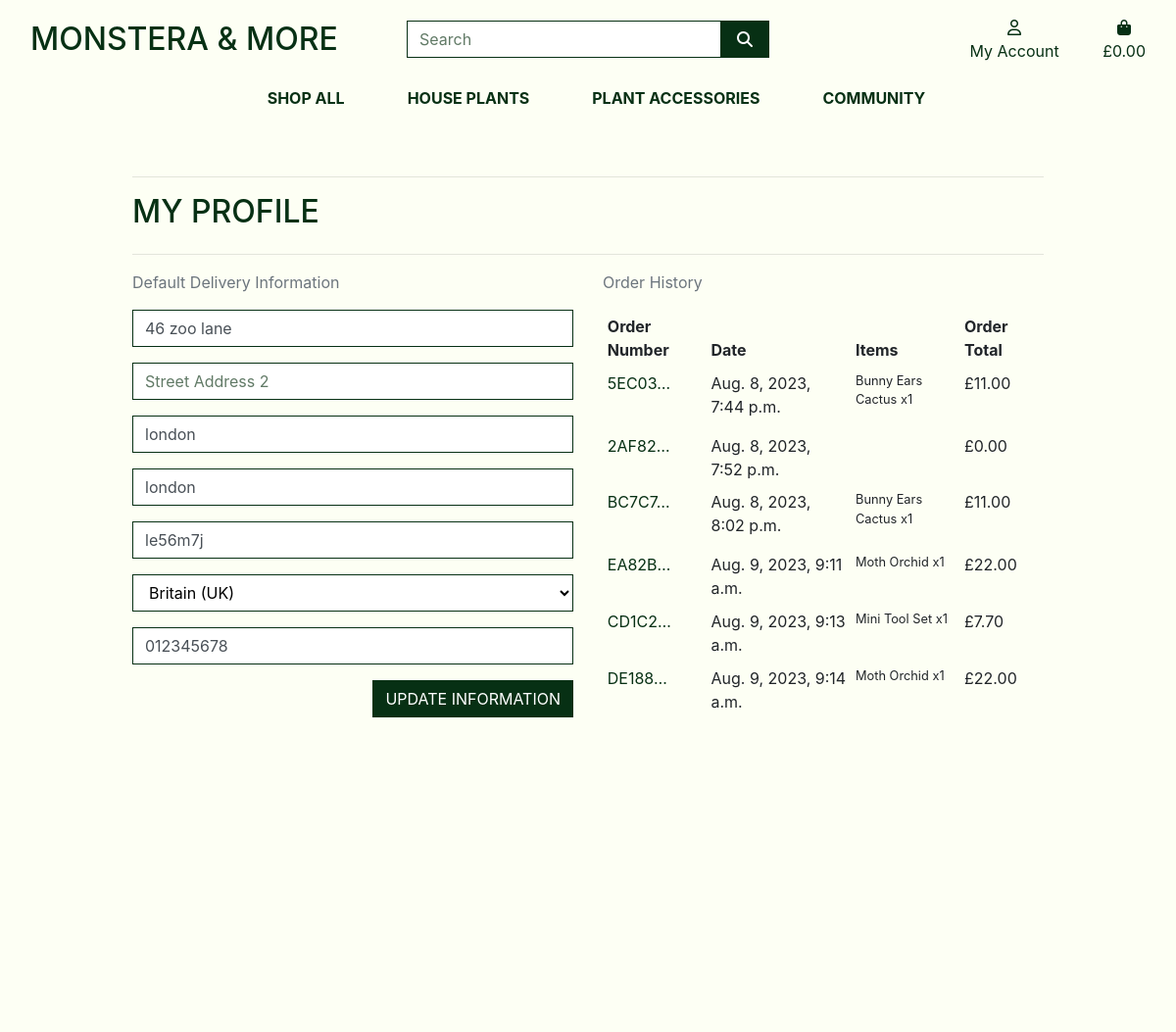
Page /profile/ (signed in) on the committed database.
### profiles/models.py (models this page shows, shortened)
class UserProfile(models.Model):
    user = models.OneToOneField(User, on_delete=models.CASCADE)
    default_street_address1 = models.CharField(max_length=80, null=True, blank=True)
    default_street_address2 = models.CharField(max_length=80, null=True, blank=True)
    default_town_or_city = models.CharField(max_length=40, null=True, blank=True)
    default_county = models.CharField(max_length=80, null=True, blank=True)
    default_postcode = models.CharField(max_length=20, null=True, blank=True)
    default_country = CountryField(blank_label='Country', null=True, blank=True)
    default_phone_number = models.CharField(max_length=20, null=True, blank=True)

### checkout/models.py (models this page shows, shortened)
class Order(models.Model):
    order_number = models.CharField(max_length=32, null=False, editable=False)
    full_name = models.CharField(max_length=50, null=False, blank=False)
    user_profile = models.ForeignKey(UserProfile, on_delete=models.SET_NULL,
                                     null=True, blank=True, related_name='orders')
    email = models.EmailField(max_length=254, null=False, blank=False)
    phone_number = models.CharField(max_length=20, null=False, blank=False)
    country = CountryField(blank_label='Country *', null=False, blank=False)
    postcode = models.CharField(max_length=20, null=True, blank=True)
    town_or_city = models.CharField(max_length=40, null=False, blank=False)
    street_address1 = models.CharField(max_length=80, null=False, blank=False)
    street_address2 = models.CharField(max_length=80, null=True, blank=True)
    county = models.CharField(max_length=80, null=True, blank=True)
    date = models.DateTimeField(auto_now_add=True)
    delivery_cost = models.DecimalField(max_digits=6, decimal_places=2, null=False, default=0)
    order_total = models.DecimalField(max_digits=10, decimal_places=2, null=False, default=0)
    grand_total = models.DecimalField(max_digits=10, decimal_places=2, null=False, default=0)
    original_bag = models.TextField(null=False, blank=False, default='')
    stripe_pid = models.CharField(max_length=254, null=False, blank=False, default='')

class OrderLineItem(models.Model):
    order = models.ForeignKey(Order, null=False, blank=False, on_delete=models.CASCADE, related_name='lineitems')
    product = models.ForeignKey(Product, null=False, blank=False, on_delete=models.CASCADE)
    product_size = models.CharField(max_length=2, null=True, blank=True) # XS, S, M, L, XL
    quantity = models.IntegerField(null=False, blank=False, default=0)
    lineitem_total = models.DecimalField(max_digits=6, decimal_places=2, null=False, blank=False, editable=False)

### products/models.py (models this page shows, shortened)
class Product(models.Model):
    category = models.ForeignKey('Category', null=True, blank=True, on_delete=models.SET_NULL)
    plant = models.BooleanField(null=True, blank=True)
    sku = models.CharField(max_length=254, null=True, blank=True)
    name = models.CharField(max_length=254)
    description = models.TextField()
    has_sizes = models.BooleanField(default=False, null=True, blank=True)
    price = models.DecimalField(max_digits=6, decimal_places=2)
    price_medium = models.DecimalField(max_digits=6, decimal_places=2, default=0)
    price_large = models.DecimalField(max_digits=6, decimal_places=2, default=0)
    in_stock = models.BooleanField(default=True, null=True, blank=True)
    date_created = models.DateTimeField(auto_now_add=True)
    rating = models.DecimalField(max_digits=6, decimal_places=2, null=True, blank=True)
    image_url = models.URLField(max_length=1024, null=True, blank=True)
    image = models.ImageField(null=True, blank=True)

### profiles/views.py (the view)
# urls.py: path('', views.profile, name='profile'),
@login_required
def profile(request):
    profile = get_object_or_404(UserProfile, user=request.user)
    if request.method == 'POST':
        form = UserProfileForm(request.POST, instance=profile)
        if form.is_valid():
            form.save()
            messages.success(request, 'Profile updated successfully')
        else:
            messages.error(request, 'Unable to update. Please check the form is valid.')
    else:
        form = UserProfileForm(instance=profile)
    orders = profile.orders.all()
    template = 'profiles/profile.html'
    context = {
        'form': form,
        'orders': orders,
        'on_profile_page': True
    }
    return render(request, template, context)

### profiles/forms.py
class UserProfileForm(forms.ModelForm):
    class Meta:
        model = UserProfile
        exclude = ('user',)
    def __init__(self, *args, **kwargs):
        super().__init__(*args, **kwargs)
        placeholders = {
            'default_phone_number': 'Phone Number',
            'default_postcode': 'Postal Code',
            'default_town_or_city': 'Town or City',
            'default_street_address1': 'Street Address 1',
            'default_street_address2': 'Street Address 2',
            'default_county': 'County',
        }
        """
        Focuses user on full name box when loading page
        """
        self.fields['default_phone_number'].widget.attrs['autofocus'] = True
        for field in self.fields:
            if field != 'default_country':
                if self.fields[field].required:
                    placeholder = f'{placeholders[field]} *'
                else:
                    placeholder = placeholders[field]
                self.fields[field].widget.attrs['placeholder'] = placeholder
            self.fields[field].widget.attrs['class'] = 'border-black rounded-0 profile-form-input'
            self.fields[field].label = False

### bag/contexts.py (called while the page is built, shortened)
def bag_contents(request):
    bag_items = []
    total = 0
    product_count = 0
    bag = request.session.get('bag', {})
    if total < settings.FREE_DELIVERY_THRESHOLD:
        delivery = total * Decimal(settings.STANDARD_DELIVERY_PERCENTAGE / 100)
        free_delivery_delta = settings.FREE_DELIVERY_THRESHOLD - total
    else:
        delivery = 0
        free_delivery_delta = 0
    grand_total = delivery + total
    context = {
        'bag_items': bag_items,
        'total': total,
        'product_count': product_count,
        'delivery': delivery,
        'free_delivery_delta': free_delivery_delta,
        'free_delivery_threshold': settings.FREE_DELIVERY_THRESHOLD,
        'grand_total': grand_total,
    }
    return context

### profiles/templates/profiles/profile.html (shortened to what this page needs)
{% extends "base.html" %}
{% load static %}
{% block extra_css %}
    <link rel="stylesheet" href="{% static 'profiles/css/profile.css' %}">
{% endblock %}
{% block page_header %}
    <div class="container header-container">
    </div>
{% endblock %}
{% block content %}
    <div class="overlay"></div>
    <div class="container">
        <div class="row">
            <div class="col">
                <hr>
                <h2 class="logo-font mb-4">My Profile</h2>
                <hr>
            </div>
        </div>
        <div class="row">
            <div class="col-12 col-lg-6">
                <p class="text-muted">Default Delivery Information</p>
                <form class="mt-3" action="{% url 'profile' %}" method="POST" id="profile-update-form">
                    {{ form|crispy }}
                    <button class="btn btn-black rounded-0 text-uppercase float-right">Update Information</button>
                </form>
            </div>
            <div class="col-12 col-lg-6">
                <p class="text-muted">Order History</p>
                <div class="order-history table-responsive">
                    <table class="table table-sm table-borderless">
                        <thead>
                            <tr>
                                <th>Order Number</th>
                                <th>Date</th>
                                <th>Items</th>
                                <th>Order Total</th>
                            </tr>
                        </thead>
                        <tbody>
                            {% for order in orders %}
                                <tr>
                                    <td>
                                        <a href="{% url 'order_history' order.order_number %}"
                                        title="{{ order.order_number }}">
                                            {{ order.order_number|truncatechars:6 }}
                                        </a>
                                    </td>
                                    <td>{{ order.date }}</td>
                                    <td>
                                        <ul class="list-unstyled">
                                            {% for item in order.lineitems.all %}
                                                <li class="small">
                                                    {{ item.product.name }} x{{ item.quantity }}
                                                </li>
                                            {% endfor %}
                                        </ul>
                                    </td>
                                    <td>£{{ order.grand_total }}</td>
                                </tr>
                            {% endfor %}
                        </tbody>
                    </table>
                </div>
            </div>
        </div>
{% endblock %}

### static/css/base.css (style rules this page uses)
html { height: 100%; }
body { background-image: url('/media/hero-plant.jpg') ; height: 100vh; background-position: 1% 1%; }
a { color:#073014 ; }
.logo-font { text-transform: uppercase; color:#073014; }
.btn-black { background: #073014; color: white; }
.border-black { border: 1px solid #073014 !important; }
.overlay { height: 100%; width: 100%; top: 0; left: 0; position: fixed; background: #FDFFF4; z-index: -1; }
@media (min-width: 1200px) { .container { max-width: 80%; } }
@media (min-width: 992px) { .header-container { padding-top: 164px; } }

### profiles/static/profiles/css/profile.css (style rules this page uses)
.order-history { max-height: 416px; overflow-y: auto; }
.profile-form-input::placeholder { color: #617a66; }
#id_default_country, #id_default_country option:not(:first-child) { color: #000; }

### rows in the picture
UserProfile: default_street_address1 "46 zoo lane", default_town_or_city "london", default_county "london", default_postcode "le56m7j", default_country "Britain (UK)", default_phone_number "012345678"
Order: order_number "5EC03…", date "Aug. 8, 2023, 7:44 p.m.", grand_total "11.00"
OrderLineItem: product.name "Bunny Ears Cactus", quantity "1"
Order: order_number "2AF82…", date "Aug. 8, 2023, 7:52 p.m.", grand_total "0.00"
Order: order_number "BC7C7…", date "Aug. 8, 2023, 8:02 p.m.", grand_total "11.00"
OrderLineItem: product.name "Bunny Ears Cactus", quantity "1"
Order: order_number "EA82B…", date "Aug. 9, 2023, 9:11 a.m.", grand_total "22.00"
OrderLineItem: product.name "Moth Orchid", quantity "1"
Order: order_number "CD1C2…", date "Aug. 9, 2023, 9:13 a.m.", grand_total "7.70"
OrderLineItem: product.name "Mini Tool Set", quantity "1"
Order: order_number "DE188…", date "Aug. 9, 2023, 9:14 a.m.", grand_total "22.00"
OrderLineItem: product.name "Moth Orchid", quantity "1"
